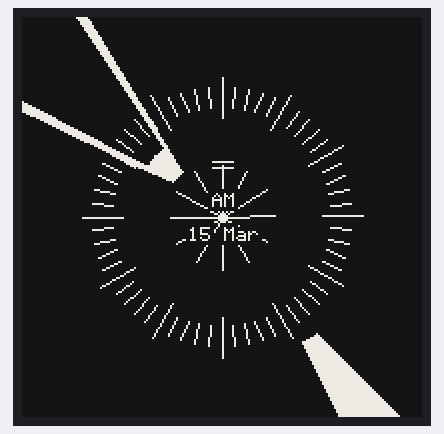
A sketch run on a simulated ESP32. On the bench: 200×200 one-colour display. The local clock reads 2024-03-15 10:24:30 at power-on unless the sketch sets it.

Above: at 2.3 s.
At 30.8 s:
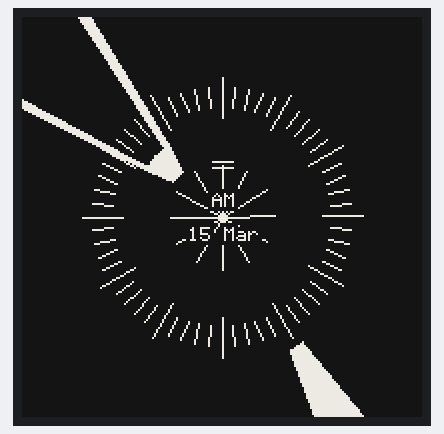
At 91.3 s:
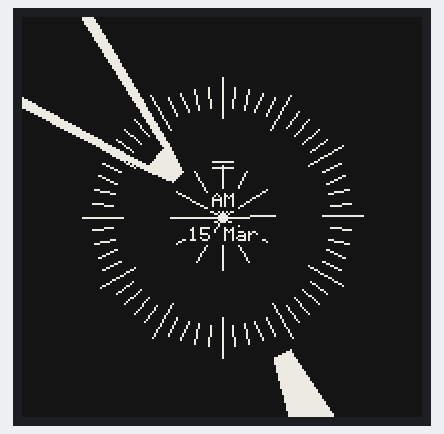

The sketch:

watchy_peony.ino
```cpp
// (licence header left out)
#include "watchy_peony.h"
#include "settings.h"

WatchyPeony watchy(settings);

void setup(){
  watchy.init();
}

void loop(){}
```

watchy_peony.cpp
```cpp
#include "watchy_peony.h"

void WatchyPeony::drawWatchFace() {
  display.fillScreen(GxEPD_BLACK);


  // hour marks
  for(int16_t i = 0; i < 12; i++) {
    display.drawLine(
      100,
      100,
      100 + 26 * sin(i * 30 * DEG2RAD),
      100 - 26 * cos(i * 30 * DEG2RAD),
      GxEPD_WHITE
      );
    }

  // minute marks
  for(int16_t i = 0; i < 60; i++) {
    if(i % 5 == 0) {
      display.drawLine(
        100 + 50 * sin(i * 6 * DEG2RAD),
        100 - 50 * cos(i * 6 * DEG2RAD),
        100 + 70 * sin(i * 6 * DEG2RAD),
        100 - 70 * cos(i * 6 * DEG2RAD),
        GxEPD_WHITE
        );
      }
    else {
      display.drawLine(
        100 + 55 * sin(i * 6 * DEG2RAD),
        100 - 55 * cos(i * 6 * DEG2RAD),
        100 + 65 * sin(i * 6 * DEG2RAD),
        100 - 65 * cos(i * 6 * DEG2RAD),
        GxEPD_WHITE
        );
      }
    }

  float hourAngle = 30 * (currentTime.Hour + currentTime.Minute / 60.0);

  float minuteAngle = 6 * currentTime.Minute;


  //hour hand pt. 1
  display.fillTriangle(
    100 + 45 * sin(hourAngle * DEG2RAD),
    100 - 45 * cos(hourAngle * DEG2RAD),
    100 + 30 * sin((hourAngle + 7) * DEG2RAD),
    100 - 30 * cos((hourAngle + 7) * DEG2RAD),
    100 + 30 * sin((hourAngle - 7) * DEG2RAD),
    100 - 30 * cos((hourAngle - 7) * DEG2RAD),
    GxEPD_WHITE
    );


  //hour hand pt. 2
  display.fillTriangle(
    100 + 45 * sin(hourAngle * DEG2RAD),
    100 - 45 * cos(hourAngle * DEG2RAD),
    100 + 30 * sin((hourAngle + 7) * DEG2RAD),
    100 - 30 * cos((hourAngle + 7) * DEG2RAD),
    100 + 45 * sin((hourAngle + 11) * DEG2RAD),
    100 - 45 * cos((hourAngle + 11) * DEG2RAD),
    GxEPD_WHITE
    );

  //hour hand pt. 3
  display.fillTriangle(
    100 + 45 * sin(hourAngle * DEG2RAD),
    100 - 45 * cos(hourAngle * DEG2RAD),
    100 + 30 * sin((hourAngle - 7) * DEG2RAD),
    100 - 30 * cos((hourAngle - 7) * DEG2RAD),
    100 + 45 * sin((hourAngle - 11) * DEG2RAD),
    100 - 45 * cos((hourAngle - 11) * DEG2RAD),
    GxEPD_WHITE
    );


  //hour hand pt. 4a
  display.fillTriangle(
    100 + 45 * sin((hourAngle - 8) * DEG2RAD),
    100 - 45 * cos((hourAngle - 8) * DEG2RAD),
    100 + 45 * sin((hourAngle - 11) * DEG2RAD),
    100 - 45 * cos((hourAngle - 11) * DEG2RAD),
    100 + 200 * sin((hourAngle - 13) * DEG2RAD),
    100 - 200 * cos((hourAngle - 13) * DEG2RAD),
    GxEPD_WHITE
    );

  //hour hand pt. 4b
  display.fillTriangle(
    100 + 45 * sin((hourAngle - 11) * DEG2RAD),
    100 - 45 * cos((hourAngle - 11) * DEG2RAD),
    100 + 200 * sin((hourAngle - 13) * DEG2RAD),
    100 - 200 * cos((hourAngle - 13) * DEG2RAD),
    100 + 200 * sin((hourAngle - 15) * DEG2RAD),
    100 - 200 * cos((hourAngle - 15) * DEG2RAD),
    GxEPD_WHITE
    );

  //hour hand pt. 5a
  display.fillTriangle(
    100 + 45 * sin((hourAngle + 8) * DEG2RAD),
    100 - 45 * cos((hourAngle + 8) * DEG2RAD),
    100 + 45 * sin((hourAngle + 11) * DEG2RAD),
    100 - 45 * cos((hourAngle + 11) * DEG2RAD),
    100 + 200 * sin((hourAngle + 13) * DEG2RAD),
    100 - 200 * cos((hourAngle + 13) * DEG2RAD),
    GxEPD_WHITE
    );

  //hour hand pt. 5b
  display.fillTriangle(
    100 + 45 * sin((hourAngle + 11) * DEG2RAD),
    100 - 45 * cos((hourAngle + 11) * DEG2RAD),
    100 + 200 * sin((hourAngle + 13) * DEG2RAD),
    100 - 200 * cos((hourAngle + 13) * DEG2RAD),
    100 + 200 * sin((hourAngle + 15) * DEG2RAD),
    100 - 200 * cos((hourAngle + 15) * DEG2RAD),
    GxEPD_WHITE
    );


  //minute hand pt. 1
  display.fillTriangle(
    100 + 200 * sin(minuteAngle * DEG2RAD),
    100 - 200 * cos(minuteAngle * DEG2RAD),
    100 + 75 * sin((minuteAngle + 3) * DEG2RAD),
    100 - 75 * cos((minuteAngle + 3) * DEG2RAD),
    100 + 75 * sin((minuteAngle - 3) * DEG2RAD),
    100 - 75 * cos((minuteAngle - 3) * DEG2RAD),
    GxEPD_WHITE
    );


  //minute hand pt. 2
  display.fillTriangle(
    100 + 200 * sin(minuteAngle * DEG2RAD),
    100 - 200 * cos(minuteAngle * DEG2RAD),
    100 + 75 * sin((minuteAngle + 3) * DEG2RAD),
    100 - 75 * cos((minuteAngle + 3) * DEG2RAD),
    100 + 200 * sin((minuteAngle + 7) * DEG2RAD),
    100 - 200 * cos((minuteAngle + 7) * DEG2RAD),
    GxEPD_WHITE
    );

  //minute hand pt. 3
  display.fillTriangle(
    100 + 200 * sin(minuteAngle * DEG2RAD),
    100 - 200 * cos(minuteAngle * DEG2RAD),
    100 + 75 * sin((minuteAngle - 3) * DEG2RAD),
    100 - 75 * cos((minuteAngle - 3) * DEG2RAD),
    100 + 200 * sin((minuteAngle - 7) * DEG2RAD),
    100 - 200 * cos((minuteAngle - 7) * DEG2RAD),
    GxEPD_WHITE
    );


  display.setFont(&Font5x7FixedMono);

  int16_t  x_center, y_center;
  uint16_t w_center, h_center;

  char meridiem[] = "AM";

  //AM & PM
  if(currentTime.Hour != ((currentTime.Hour+11)%12)+1){
    strcpy(meridiem, "PM");
    }

  display.getTextBounds(meridiem, 100, 100, &x_center, &y_center, &w_center, &h_center);
  display.setTextColor(GxEPD_BLACK);
  for(int16_t i = -2; i <= 2; i++) {
    for(int16_t j = -2; j <= 2; j++) {
      display.setCursor(100 - w_center / 2 + i, 98 - h_center / 2 + j);
      display.println(meridiem);
      }
    }

  display.setTextColor(GxEPD_WHITE);
  display.setCursor(100 - w_center / 2, 98 - h_center / 2);
  display.println(meridiem);


  char cal[10];
  sprintf(cal, "%d %s\0", currentTime.Day, monthShortStr(currentTime.Month));


  display.getTextBounds(cal, 100, 100, &x_center, &y_center, &w_center, &h_center);
  display.setTextColor(GxEPD_BLACK);
  for(int16_t i = -2; i <= 2; i++) {
    for(int16_t j = -2; j <= 2; j++) {
      display.setCursor(100 - w_center / 2 + i, 116 - h_center / 2 + j);
      display.println(cal);
      }
    }

  display.setTextColor(GxEPD_WHITE);
  display.setCursor(100 - w_center / 2, 116 - h_center / 2);
  display.println(cal);


  float VBAT = getBatteryVoltage();
  if(VBAT > 4.1){
    display.drawLine(
      95,
      78,
      105,
      78,
      GxEPD_WHITE);
    }
  if(VBAT > 3.95){
    display.drawLine(
      95,
      75,
      105,
      75,
      GxEPD_WHITE);
    }
  if(VBAT > 3.80){
    display.drawLine(
      95,
      72,
      105,
      72,
      GxEPD_WHITE);
    }

  }
```

watchy_peony.h
```cpp
#ifndef WATCHY_ORBITAL_H
#define WATCHY_ORBITAL_H

#include <Watchy.h>
#include "Font5x7FixedMono.h"

#define DEG2RAD 0.0174532925


class WatchyPeony : public Watchy{
    using Watchy::Watchy;
    public:
        WatchyPeony(const watchySettings& s) : Watchy(s) {}
        void drawWatchFace();
    private:
  };
#endif
```

settings.h
```cpp
#ifndef SETTINGS_H
#define SETTINGS_H

//Weather Settings
//#define CITY_ID "5128581" //New York City https://openweathermap.org/current#cityid

//You can also use LAT,LON for your location instead of CITY_ID, but not both
#define LAT "42.280827" //New York City, Looked up on https://www.latlong.net/
#define LON "-83.743034"

#ifdef CITY_ID
    #define OPENWEATHERMAP_URL "http://api.openweathermap.org/data/2.5/weather?id={cityID}&lang={lang}&units={units}&appid={apiKey}" //open weather api using city ID
#else
    #define OPENWEATHERMAP_URL "http://api.openweathermap.org/data/2.5/weather?lat={lat}&lon={lon}&lang={lang}&units={units}&appid={apiKey}" //open weather api using lat lon
#endif

#define OPENWEATHERMAP_APIKEY "1f7a03d64fe74951ab16660f20dc4351" //used my own API key :)
#define TEMP_UNIT "metric" //metric = Celsius , imperial = Fahrenheit
#define TEMP_LANG "en"
#define WEATHER_UPDATE_INTERVAL 30 //must be greater than 5, measured in minutes
//NTP Settings
#define NTP_SERVER "pool.ntp.org"
#define GMT_OFFSET_SEC 3600 * -5 //New York is UTC -5 EST, -4 EDT, will be overwritten by weather data

watchySettings settings{
    #ifdef CITY_ID
        .cityID = CITY_ID,
    #else
        .cityID = "",
        .lat = LAT,
        .lon = LON,
    #endif
    .weatherAPIKey = OPENWEATHERMAP_APIKEY,
    .weatherURL = OPENWEATHERMAP_URL,
    .weatherUnit = TEMP_UNIT,
    .weatherLang = TEMP_LANG,
    .weatherUpdateInterval = WEATHER_UPDATE_INTERVAL,
    .ntpServer = NTP_SERVER,
    .gmtOffset = GMT_OFFSET_SEC,
    .vibrateOClock = true,
};

#endif
```

Source omitted: t5x7FixedMono.h (data table, 7217 bytes)

Measured:
- what the display in image 1 shows lasts 60.5 s, from 30.8 s to 91.3 s
